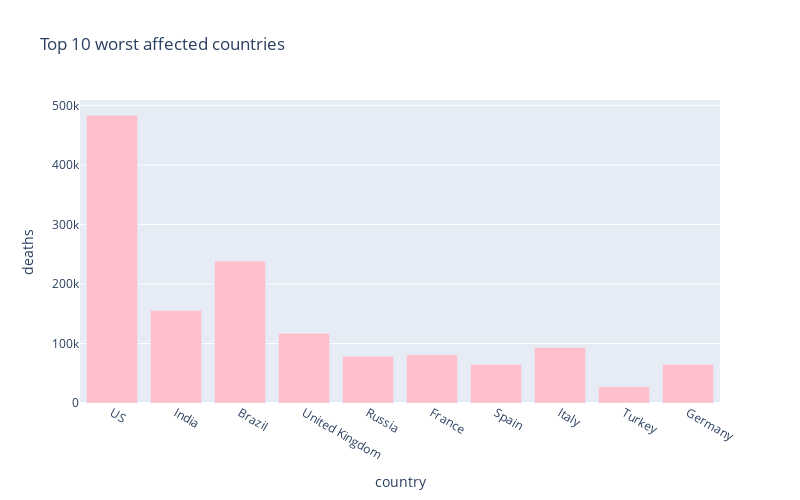

The cell this chart's notebook holds for it:
### Code cell
px.bar(
    sorted_country_df.head(10),
    x = "country",
    y = "deaths",
    title= "Top 10 worst affected countries", # the axis names
    color_discrete_sequence=["pink"], 
    height=500,
    width=800
)

### Figure 1 — Plotly figure (JSON) as saved in the notebook; plotly's stock layout.template omitted (floating-point values rounded to 4 significant figures)
{"data": [{"alignmentgroup": "True", "hovertemplate": "country=%{x}<br>deaths=%{y}<extra></extra>", "legendgroup": "", "marker": {"color": "pink"}, "name": "", "offsetgroup": "", "orientation": "v", "showlegend": false, "textposition": "auto", "type": "bar", "x": ["US", "India", "Brazil", "United Kingdom", "Russia", "France", "Spain", "Italy", "Turkey", "Germany"], "xaxis": "x", "y": [483886, 155550, 238532, 117128, 78403, 80955, 64747, 93356, 27377, 64831], "yaxis": "y"}], "layout": {"barmode": "relative", "height": 500, "legend": {"tracegroupgap": 0}, "title": {"text": "Top 10 worst affected countries"}, "width": 800, "xaxis": {"anchor": "y", "domain": [0, 1], "title": {"text": "country"}}, "yaxis": {"anchor": "x", "domain": [0, 1], "title": {"text": "deaths"}}}}
